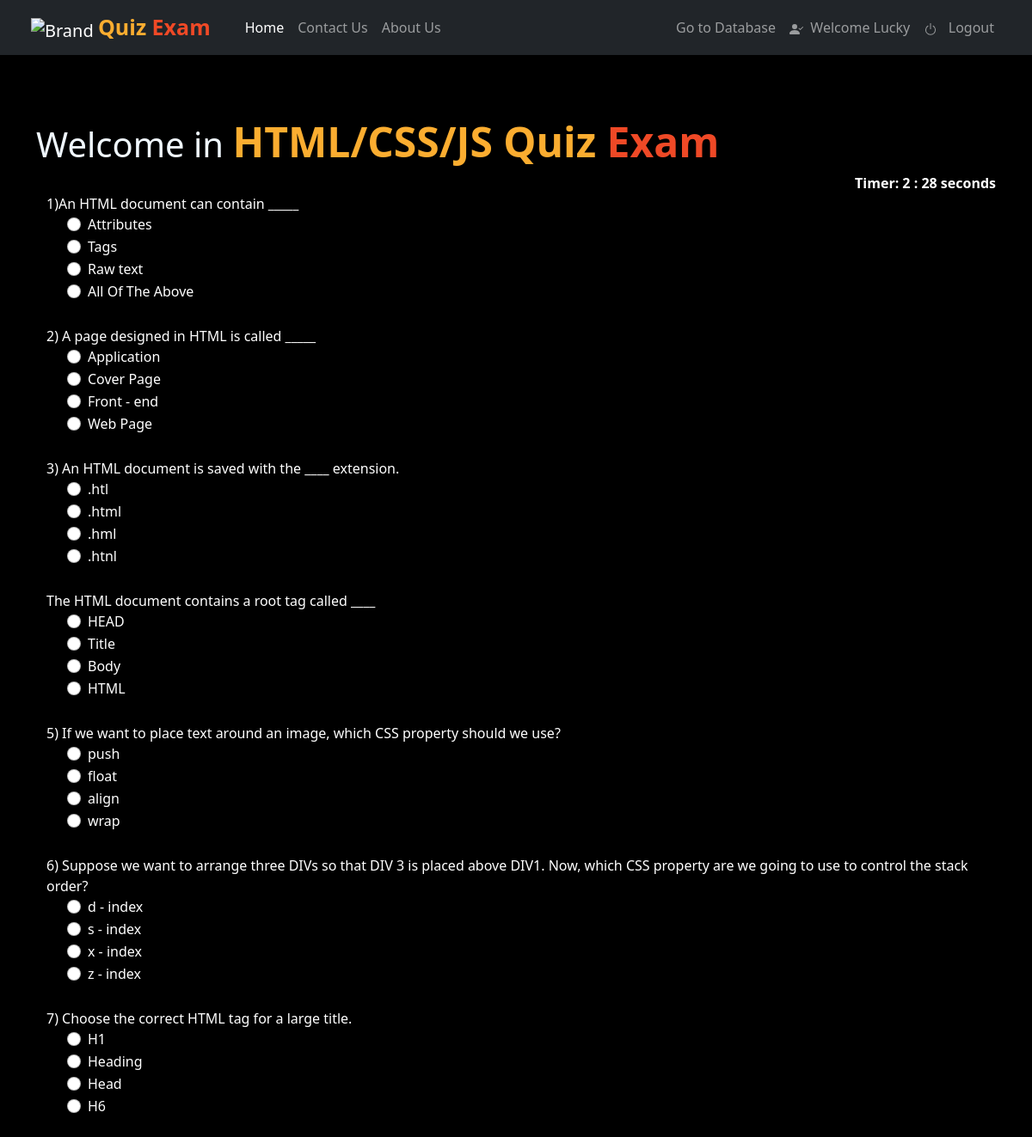
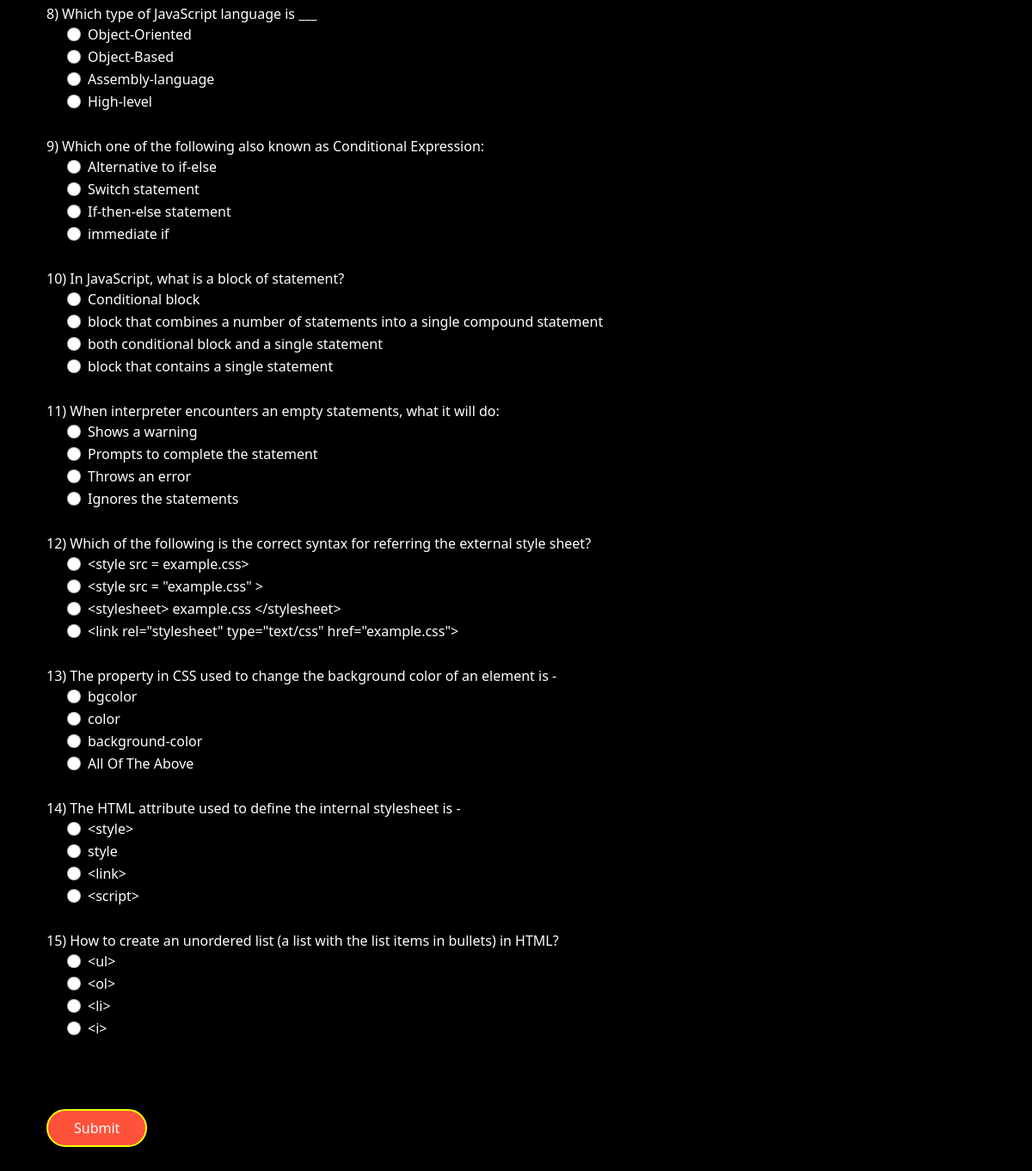
Screenshot of /ques5/ (signed in) with the database file from the repository (2 pictures, top to bottom).
### user/models.py (models this page shows, shortened)
class QuesModel5(models.Model):
    question5 = models.CharField(max_length=200,null=True)
    op1 = models.CharField(max_length=200,null=True)
    op2 = models.CharField(max_length=200,null=True)
    op3 = models.CharField(max_length=200,null=True)
    op4 = models.CharField(max_length=200,null=True)
    ans = models.CharField(max_length=200,null=True)

### user/views.py (the view)
# urls.py: path('ques5/', user_view.ques5, name ='ques5'),
def ques5(request):
    if request.method == 'POST':
        questions=QuesModel5.objects.all()
        score=0
        wrong=0
        correct=0
        total=0
        for q in questions:
            total+=1
            print(request.POST.get(q.question5))
            print(q.ans)
            print()
            if q.ans ==  request.POST.get(q.question5):
                score+=10
                correct+=1
            else:
                wrong+=1
        percent = score/(total*10) *100
        context = {
            'score':score,
            'time': request.POST.get('timer'),
            'correct':correct,
            'wrong':wrong,
            'percent':percent,
            'total':total
        }
        return render(request,'user/result.html',context)
    else:
        questions=QuesModel5.objects.all()
        context = {
            'question5':questions
        }
        return render(request,'user/ques5.html',context)

### user/templates/user/ques5.html (shortened to what this page needs)
{% load static %} {% load crispy_forms_tags %}
<!DOCTYPE html>
<html lang="en">
<head>
    <link href="https://cdn.jsdelivr.net/npm/bootstrap@5.1.3/dist/css/bootstrap.min.css" rel="stylesheet">
    <link rel="stylesheet" href="https://cdnjs.cloudflare.com/ajax/libs/font-awesome/4.7.0/css/font-awesome.min.css">
</head>
<body class="container-fluid hello" oncopy="return false" oncut="return false" onpaste="return false">
    <header class="row">
        <nav class="navbar navbar-expand-lg navbar-dark bg-dark">
            <div class="container-fluid">
                <a class="navbar-brand" href="/">
                    <img alt="Brand" src="https://upload.wikimedia.org/wikipedia/commons/a/aa/Guess_Quiz_Logo.png" width="40" height="40" class=" ">
                    <span class="head1">Quiz </span><span class="head2">Exam</span>
                </a>
              <div class="collapse navbar-collapse" id="navbarSupportedContent">
                <ul class="navbar-nav me-auto mb-2 mb-lg-0">
                  <li class="nav-item">
                    <a class="nav-link active" aria-current="page" href="/">Home</a>
                  </li>
                  <li class="nav-item"><a class="nav-link " href="{% url 'contact' %}">Contact Us</a></li>
                  <li class="nav-item"><a class="nav-link " href="{% url 'about' %}">About Us</a></li>
                </ul>
                            <ul class="navbar-nav justify-content-end">
                                {% if user.is_superuser %}
                                <li class="nav-item"><a class="nav-link " href="/user/nikhilluckyjyoti/QuizExam/">Go to Database</a></li>
                                {% endif %}
                                {% if user.is_authenticated %}
                                <li class="nav-item"><a class="nav-link " href="{% url 'index' %}"> &nbsp;  Welcome {{user.username}}</a></li>
                                <li class="nav-item"><a class="nav-link " href="{% url 'logout' %}"><svg xmlns="http://www.w3.org/2000/svg" width="16" height="16" fill="currentColor" class="bi bi-power" viewBox="0 0 16 16">
                                    <path d="M7.5 1v7h1V1h-1z"/>
                                    <path d="M3 8.812a4.999 4.999 0 0 1 2.578-4.375l-.485-.874A6 6 0 1 0 11 3.616l-.501.865A5 5 0 1 1 3 8.812z"/>
                                  </svg> &nbsp; Logout</a></li>
                            {% endif %}
            </div>
          </nav>
    </header>
    <br/>
    <br>
    <br> {% if user.is_authenticated %}
    <div class="container " onmousedown="return false" onmouseup="return false" onselect="return false">
        <h1><span style="color: aliceblue;">Welcome in </span> <span class="head8">HTML/CSS/JS Quiz </span> <span class="head9">Exam</span></h1>
        <div align="right " id="displaytimer" style="color: white;"><b>Timer: 0 seconds</b></div>
        <form method='post' action='' name="form1" id="form1" class="container form">
            {% csrf_token %} {% for q in question5%}
            <div class="form-group">
                <label for="question">{{q.question5}}</label>
            </div>
            <div class="form-check">
                <div class="form-check">
                    <input class="form-check-input" type="radio" name="{{q.question5}}" id="gridRadios1" value="option1">
                    <label class="form-check-label" for="gridRadios1">
                    {{q.op1}}
                </label>
                </div>
                <div class="form-check">
                    <input class="form-check-input" type="radio" name="{{q.question5}}" id="gridRadios2" value="option2">
                    <label class="form-check-label" for="gridRadios2">
                    {{q.op2}}
                </label>
                </div>
                <div class="form-check">
                    <input class="form-check-input" type="radio" name="{{q.question5}}" id="gridRadios1" value="option3">
                    <label class="form-check-label" for="gridRadios1">
                    {{q.op3}}
                </label>
                </div>
                <div class="form-check">
                    <input class="form-check-input" type="radio" name="{{q.question5}}" id="gridRadios2" value="option4">
                    <label class="form-check-label" for="gridRadios2">
                    {{q.op4}}
                </label>
                </div>
                <br>
            </div>
            {% endfor %}
            <br>
            <button type="submit" class="btn btn-primary form">Submit</button>
        </form>
        {% endif %}
    </div>

### user/templates/user/ques5.html (style rules this page uses)
.hello { background-color: black; }
.head1 { color: #FBAD30; font-size: 25px; font-weight: bold; }
.head2 { color: #EF4926; font-size: 25px; font-weight: bold; }
.head8 { color: #FBAD30; font-size: 3rem; font-weight: bold; }
.head9 { color: #EF4926; font-size: 3rem; font-weight: bold; }
.btn { padding: 8px 30px; margin: 30px 0; background-color: #ff523b; color: #fff; border: 2px solid yellow; border-radius: 30px; cursor: pointer; }
.form { color: white; }

### rows the page displays
QuesModel5: question5 "1)An HTML document can contain _____", op1 "Attributes", op2 "Tags", op3 "Raw text", op4 "All Of The Above"
QuesModel5: question5 "2) A page designed in HTML is called _____", op1 "Application", op2 "Cover Page", op3 "Front - end", op4 "Web Page"
QuesModel5: question5 "3) An HTML document is saved with the ____ extension.", op1 ".htl", op2 ".html", op3 ".hml", op4 ".htnl"
QuesModel5: question5 "The HTML document contains a root tag called ____", op1 "HEAD", op2 "Title", op3 "Body", op4 "HTML"
QuesModel5: question5 "5) If we want to place text around an image, which CSS property should we use?", op1 "push", op2 "float", op3 "align", op4 "wrap"
QuesModel5: question5 "6) Suppose we want to arrange three DIVs so that DIV 3 is placed above DIV1. Now, which CSS property are we going to use to control the stack order?", op1 "d - index", op2 "s - index", op3 "x - index", op4 "z - index"
QuesModel5: question5 "7) Choose the correct HTML tag for a large title.", op1 "H1", op2 "Heading", op3 "Head", op4 "H6"
QuesModel5: question5 "8) Which type of JavaScript language is ___", op1 "Object-Oriented", op2 "Object-Based", op3 "Assembly-language", op4 "High-level"
QuesModel5: question5 "9) Which one of the following also known as Conditional Expression:", op1 "Alternative to if-else", op2 "Switch statement", op3 "If-then-else statement", op4 "immediate if"
QuesModel5: question5 "10) In JavaScript, what is a block of statement?", op1 "Conditional block", op2 "block that combines a number of statements into a single compound statement", op3 "both conditional block and a single statement", op4 "block that contains a single statement"
QuesModel5: question5 "11) When interpreter encounters an empty statements, what it will do:", op1 "Shows a warning", op2 "Prompts to complete the statement", op3 "Throws an error", op4 "Ignores the statements"
QuesModel5: question5 "12) Which of the following is the correct syntax for referring the external style sheet?", op1 "<style src = example.css>", op2 "<style src = \"example.css\" >", op3 "<stylesheet> example.css </stylesheet>", op4 "<link rel=\"stylesheet\" type=\"text/css\" href=\"example.css\">"
QuesModel5: question5 "13) The property in CSS used to change the background color of an element is -", op1 "bgcolor", op2 "color", op3 "background-color", op4 "All Of The Above"
QuesModel5: question5 "14) The HTML attribute used to define the internal stylesheet is -", op1 "<style>", op2 "style", op3 "<link>", op4 "<script>"
QuesModel5: question5 "15) How to create an unordered list (a list with the list items in bullets) in HTML?", op1 "<ul>", op2 "<ol>", op3 "<li>", op4 "<i>"

### other values shown
{{ user.username }} "Lucky"
